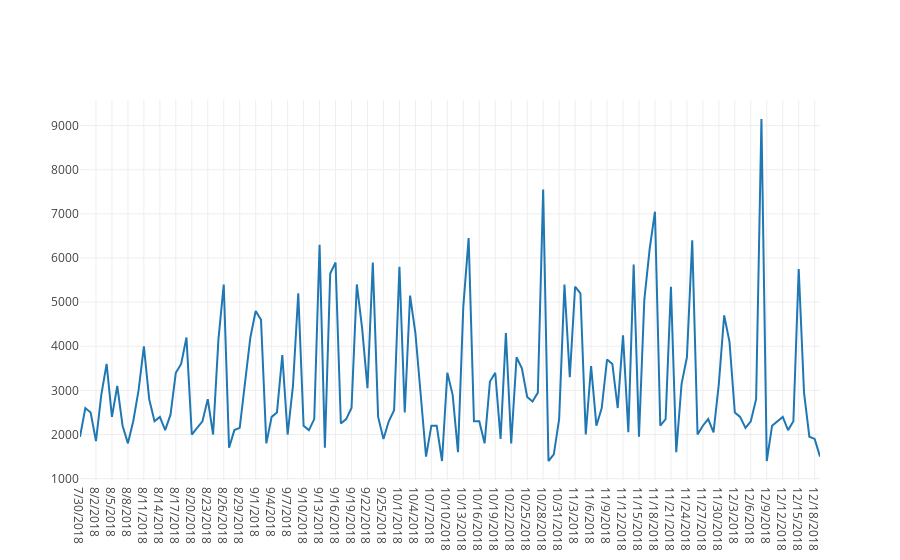

Notebook cell for this chart:
### Code cell
# daily calurious
date_with_calories = go.Scatter(x=df.Date, y=df.calories, mode='lines', name="weight change vs calories")
data1 = [date_with_calories]
iplot(data1, filename='line-mode')

### Figure 1 — Plotly figure (JSON) as saved in the notebook; plotly's stock layout.template omitted (floating-point values rounded to 4 significant figures; data arrays with more than 128 entries replaced by an {"elided": "..."} marker saying what was removed)
{"data": [{"mode": "lines", "name": "weight change vs calories", "type": "scatter", "uid": "2ad932e5-e9a7-43f3-8dcd-eab6b14bcfb3", "x": {"elided": "140 str values"}, "y": {"elided": "140 int values"}}], "layout": {}}
